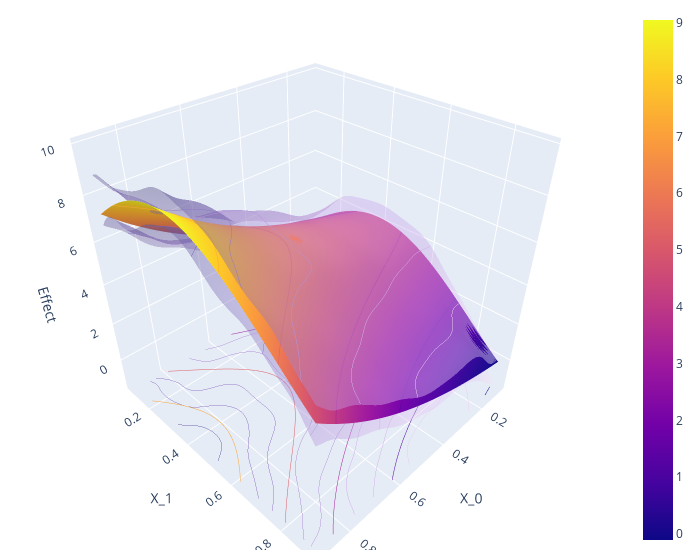

Notebook source saved alongside this figure:
### Code cell
import plotly.graph_objects as go

grid_array = np.array(list(zip(x_0.ravel(), x_1.ravel())))
true_effect = treatment_effect(grid_array).reshape(x_0.shape)
effect = np.asarray(df_cate['effect']).reshape(x_0.shape)
lower_bound = np.asarray(df_cate['2.5 %']).reshape(x_0.shape)
upper_bound = np.asarray(df_cate['97.5 %']).reshape(x_0.shape)

fig = go.Figure(data=[
    go.Surface(x=x_0,
               y=x_1,
               z=true_effect),
    go.Surface(x=x_0,
               y=x_1,
               z=upper_bound, showscale=False, opacity=0.4,colorscale='purp'),
    go.Surface(x=x_0,
               y=x_1,
               z=lower_bound, showscale=False, opacity=0.4,colorscale='purp'),
])
fig.update_traces(contours_z=dict(show=True, usecolormap=True,
                                  highlightcolor="limegreen", project_z=True))

fig.update_layout(scene = dict(
                    xaxis_title='X_0',
                    yaxis_title='X_1',
                    zaxis_title='Effect'),
                    width=700,
                    margin=dict(r=20, b=10, l=10, t=10))

fig.show()

### Figure 1 — Plotly figure (JSON) as saved in the notebook; plotly's stock layout.template omitted (floating-point values rounded to 4 significant figures; data arrays with more than 128 entries replaced by an {"elided": "..."} marker saying what was removed)
{"data": [{"contours": {"z": {"highlightcolor": "limegreen", "project": {"z": true}, "show": true, "usecolormap": true}}, "type": "surface", "x": {"elided": "100x100 float values"}, "y": {"elided": "100x100 float values"}, "z": {"elided": "100x100 float values"}}, {"colorscale": [[0, "rgb(243, 224, 247)"], [0.1667, "rgb(228, 199, 241)"], [0.3333, "rgb(209, 175, 232)"], [0.5, "rgb(185, 152, 221)"], [0.6667, "rgb(159, 130, 206)"], [0.8333, "rgb(130, 109, 186)"], [1, "rgb(99, 88, 159)"]], "contours": {"z": {"highlightcolor": "limegreen", "project": {"z": true}, "show": true, "usecolormap": true}}, "opacity": 0.4, "showscale": false, "type": "surface", "x": {"elided": "100x100 float values"}, "y": {"elided": "100x100 float values"}, "z": {"elided": "100x100 float values"}}, {"colorscale": [[0, "rgb(243, 224, 247)"], [0.1667, "rgb(228, 199, 241)"], [0.3333, "rgb(209, 175, 232)"], [0.5, "rgb(185, 152, 221)"], [0.6667, "rgb(159, 130, 206)"], [0.8333, "rgb(130, 109, 186)"], [1, "rgb(99, 88, 159)"]], "contours": {"z": {"highlightcolor": "limegreen", "project": {"z": true}, "show": true, "usecolormap": true}}, "opacity": 0.4, "showscale": false, "type": "surface", "x": {"elided": "100x100 float values"}, "y": {"elided": "100x100 float values"}, "z": {"elided": "100x100 float values"}}], "layout": {"margin": {"b": 10, "l": 10, "r": 20, "t": 10}, "scene": {"xaxis": {"title": {"text": "X_0"}}, "yaxis": {"title": {"text": "X_1"}}, "zaxis": {"title": {"text": "Effect"}}}, "width": 700}}
